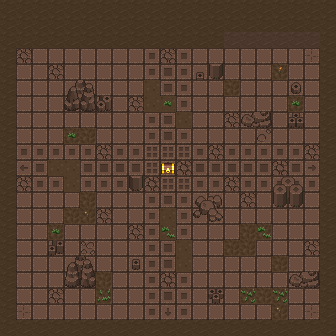

The image is a tile-based game level rendered from a .tmx file. Its description and source (layers, tilesets, objects; grid data summarised) follow:
An orthogonal 21x21 tile map with 16x16 px tiles, 4 tile layers (Floors, Details (Floors), Obstacles, Chest (Obstacles)), 6 hidden layers not drawn, 4 tilesets.

<map version="1.10" tiledversion="1.11.0" orientation="orthogonal" renderorder="right-down" width="21" height="21" tilewidth="16" tileheight="16" infinite="0" nextlayerid="12" nextobjectid="1">
 <tileset firstgid="1" source="RA_Beast.tsx" />
 <tileset firstgid="449" source="RA_Wasteland.tsx" />
 <tileset firstgid="1553" source="RA_Hell.tsx" />
 <tileset firstgid="1809" source="RA_Cavern.tsx" />
 <layer id="3" name="Floors" width="21" height="21">
  <data>[441 cells, 441 non-empty, 14 distinct tile ids]</data>
 </layer>
 <layer id="10" name="Details (Floors)" width="21" height="21">
  <data>[441 cells, 34 non-empty, 10 distinct tile ids]</data>
 </layer>
 <layer id="2" name="Walls" width="21" height="21" visible="0" locked="1">
  <data>[441 cells, 118 non-empty, 12 distinct tile ids]</data>
 </layer>
 <layer id="8" name="Obstacles" width="21" height="21">
  <data>[441 cells, 63 non-empty, 28 distinct tile ids]</data>
 </layer>
 <layer id="9" name="Chest (Obstacles)" width="21" height="21">
  <data>[441 cells, 1 non-empty, 1 distinct tile ids]</data>
 </layer>
 <layer id="11" name="Foreground" width="21" height="21" visible="0">
  <data>[441 cells, 10 non-empty, 8 distinct tile ids]</data>
 </layer>
 <layer id="4" name="Door N" width="21" height="21" visible="0" locked="1">
  <data>[441 cells, 6 non-empty, 6 distinct tile ids]</data>
 </layer>
 <layer id="1" name="Door S" width="21" height="21" visible="0" locked="1">
  <data>[441 cells, 5 non-empty, 2 distinct tile ids]</data>
 </layer>
 <layer id="5" name="Door E" width="21" height="21" visible="0" locked="1">
  <data>[441 cells, 5 non-empty, 2 distinct tile ids]</data>
 </layer>
 <layer id="6" name="Door W" width="21" height="21" visible="0" locked="1">
  <data>[441 cells, 5 non-empty, 2 distinct tile ids]</data>
 </layer>
</map>
